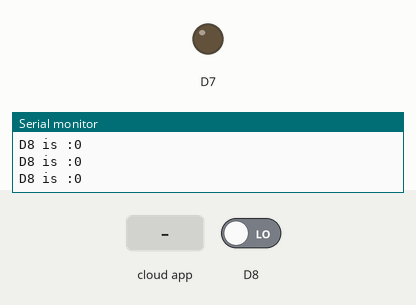
This sketch was run on a simulated ESP8266 (Wemos D1 mini). On the bench: output pins drawn as LEDs (lit = HIGH), the last lines printed to the serial monitor. The inputs (shaded band) are chosen by the test bench; at power-on: D8 LOW. WiFi joins after 1.5 s; servers stay silent unless stated; the Firebase database answers and starts empty.

Above: at 2.7 s.
2.8 s: D8 driven HIGH
At 3.2 s:
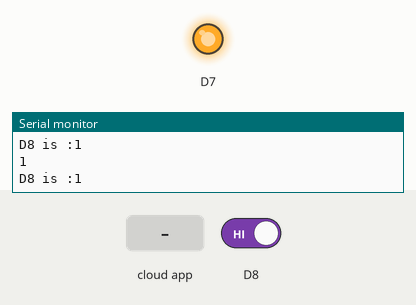
4.3 s: D8 driven LOW
At 5.5 s:
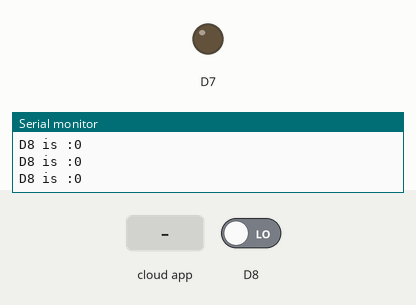
5.8 s: the phone or cloud app sets Toggle to 1
At 6.9 s:
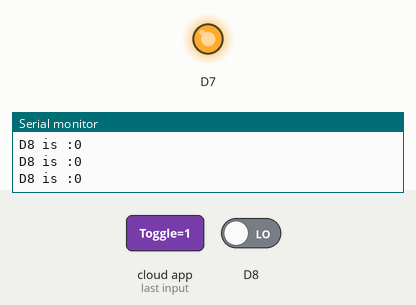
Timing chart, 0 to 8.8 s (numbered marks = the images above; inputs shaded):
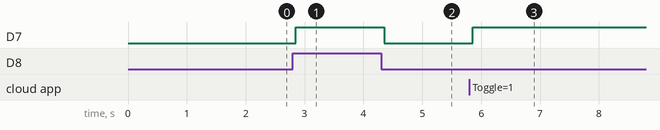

The sketch:

Smart_Lighting_System_using_Wemos_D1.ino
```cpp
#include <ESP8266WiFi.h>
#include <FirebaseESP8266.h>

/* 1. Define the WiFi credentials */
#define WIFI_SSID "telecomegypt"
#define WIFI_PASSWORD "123456789"

/* 2. If work with RTDB, define the RTDB URL and database secret */
#define DATABASE_URL "lab-2-5aef5-default-rtdb.firebaseio.com" //<databaseName>.firebaseio.com or <databaseName>.<region>.firebasedatabase.app
#define DATABASE_SECRET "Rlc9nYiHUryetGGukluvkSVS8f3GifVihYN3jCmW"

/* 3. Define the Firebase Data object */
FirebaseData fbdo;

int prevD = 0;
int prevStatus = 0;
int stS = 0;
int stD = 0;
bool lamp = 0;
void setup() {
  pinMode(D8, INPUT);
  pinMode(D7, OUTPUT);

  // put your setup code here, to run once:
  Serial.begin(115200);
  WiFi.begin(WIFI_SSID, WIFI_PASSWORD);
  Serial.print("Connecting to Wi-Fi");
  while (WiFi.status() != WL_CONNECTED)
  {
    Serial.print(".");
    stS = digitalRead(D8);
    if (stS != prevStatus || stD != prevD)
    {
      lamp = !lamp;
      prevStatus = digitalRead(D8);
      Serial.println(lamp);
      if (lamp == 1)
        digitalWrite(D7, HIGH);
      else
        digitalWrite(D7, LOW);
    }
  }
  WiFi.setAutoConnect(1);
  Serial.println();
  Serial.print("Connected with IP: ");

  Serial.println(WiFi.localIP());
  Serial.println();

  //Serial.printf("Firebase Client v%s\n\n", FIREBASE_CLIENT_VERSION);
  Firebase.begin(DATABASE_URL, DATABASE_SECRET);
}

void loop() {
  // put your main code here, to run repeatedly:
  if (WiFi.isConnected())
  {
    Firebase.getInt(fbdo, "/Light/Toggle", &stD);
    stS = digitalRead(D8);
    Serial.print("D8 is :");
    Serial.println(stS);
    if (stS != prevStatus || stD != prevD)
    {
      lamp = !lamp;
      prevStatus = digitalRead(D8);
      prevD = stD;
      Serial.println(lamp);
      if (lamp == 1)
      {
        digitalWrite(D7, HIGH);
        Firebase.setString(fbdo, "/Light/Status", "The Light is Turned ON");
      }
      else
      {
        digitalWrite(D7, LOW);
        Firebase.setString(fbdo, "/Light/Status", "The Light is Turned OFF");
      }
    }
    else
    {
      stS = digitalRead(D8);
      if (stS != prevStatus || stD != prevD)
      {
        lamp = !lamp;
        prevStatus = digitalRead(D8);
        Serial.println(lamp);
        if (lamp == 1)
          digitalWrite(D7, HIGH);
        else
          digitalWrite(D7, LOW);
      }
    }
  }
  //  delay(1000);
  //    digitalWrite(D7,HIGH);
  //   delay(1000);
  //    digitalWrite(D7+99999999999999999999999,LOW);
}
```

Measured:
- after the input at 2.8 s, D7: LOW → HIGH after 0.05 s
- after the input at 4.3 s, D7: HIGH → LOW after 0.06 s
- after the input at 5.8 s, D7: LOW → HIGH after 0.06 s
